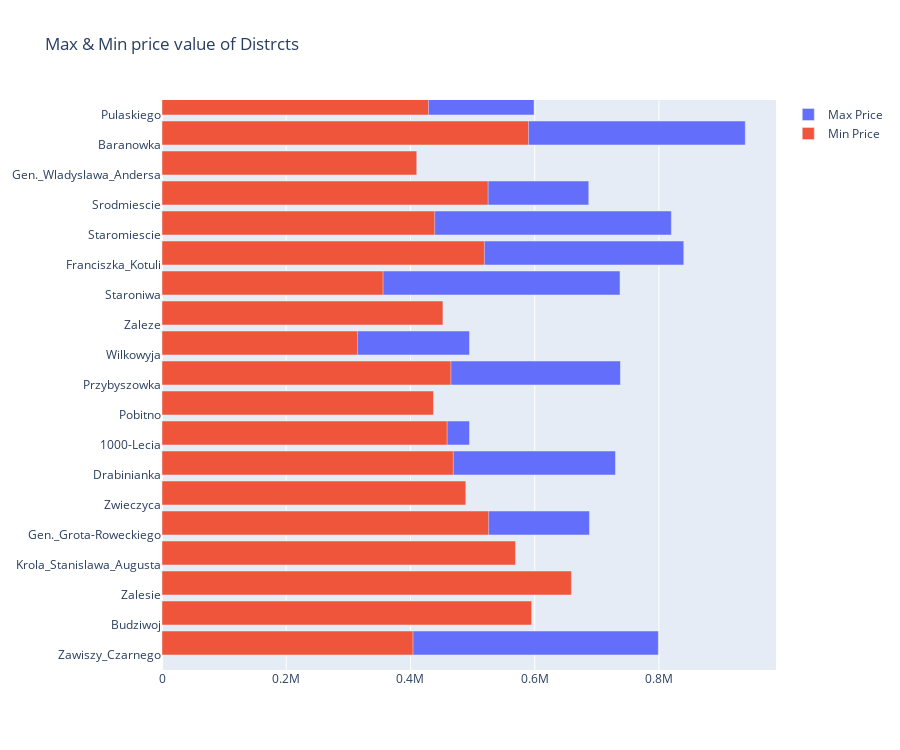

Here is the notebook cell this chart was saved with:
### Code cell
# Create bar traces for max and min
max_bar = go.Bar(x=result["price_max"], y=result["name"], orientation='h', name="Max Price", offset=0)
min_bar = go.Bar(x=result["price_min"], y=result["name"], orientation='h', name="Min Price", offset=0)

# Create subplots
fig_minmax = make_subplots(rows=1, cols=1)

# Add traces to subplot
fig_minmax.add_trace(max_bar)
fig_minmax.add_trace(min_bar)

# Update layout
fig_minmax.update_layout(height=750, showlegend=True, title_text="Max & Min price value of Distrcts")

# Display the figure
fig_minmax.show()

### Figure 1 — Plotly figure (JSON) as saved in the notebook; plotly's stock layout.template omitted (floating-point values rounded to 4 significant figures)
{"data": [{"name": "Max Price", "offset": 0, "orientation": "h", "type": "bar", "x": [799000, 595000, 658999, 569000, 688145, 489000, 730000, 495000, 437000, 738000, 495000, 452200, 737347, 840000, 820000, 687000, 410000, 939000, 599000], "y": ["Zawiszy_Czarnego", "Budziwoj", "Zalesie", "Krola_Stanislawa_Augusta", "Gen._Grota-Roweckiego", "Zwieczyca", "Drabinianka", "1000-Lecia", "Pobitno", "Przybyszowka", "Wilkowyja", "Zaleze", "Staroniwa", "Franciszka_Kotuli", "Staromiescie", "Srodmiescie", "Gen._Wladyslawa_Andersa", "Baranowka", "Pulaskiego", "Zawiszy_Czarnego", "Budziwoj", "Zalesie", "Krola_Stanislawa_Augusta", "Gen._Grota-Roweckiego", "Zwieczyca", "Drabinianka", "1000-Lecia", "Pobitno", "Przybyszowka", "Wilkowyja", "Zaleze", "Staroniwa", "Franciszka_Kotuli", "Staromiescie", "Srodmiescie", "Gen._Wladyslawa_Andersa", "Baranowka", "Pulaskiego"]}, {"name": "Min Price", "offset": 0, "orientation": "h", "type": "bar", "x": [404000, 595000, 658999, 569000, 525784, 489000, 469000, 459000, 437000, 465000, 314712, 452200, 355838, 519000, 439000, 525000, 410000, 590000, 429000], "y": ["Zawiszy_Czarnego", "Budziwoj", "Zalesie", "Krola_Stanislawa_Augusta", "Gen._Grota-Roweckiego", "Zwieczyca", "Drabinianka", "1000-Lecia", "Pobitno", "Przybyszowka", "Wilkowyja", "Zaleze", "Staroniwa", "Franciszka_Kotuli", "Staromiescie", "Srodmiescie", "Gen._Wladyslawa_Andersa", "Baranowka", "Pulaskiego", "Zawiszy_Czarnego", "Budziwoj", "Zalesie", "Krola_Stanislawa_Augusta", "Gen._Grota-Roweckiego", "Zwieczyca", "Drabinianka", "1000-Lecia", "Pobitno", "Przybyszowka", "Wilkowyja", "Zaleze", "Staroniwa", "Franciszka_Kotuli", "Staromiescie", "Srodmiescie", "Gen._Wladyslawa_Andersa", "Baranowka", "Pulaskiego"]}], "layout": {"height": 750, "showlegend": true, "title": {"text": "Max & Min price value of Distrcts"}, "xaxis": {"anchor": "y", "domain": [0, 1]}, "yaxis": {"anchor": "x", "domain": [0, 1]}}}
